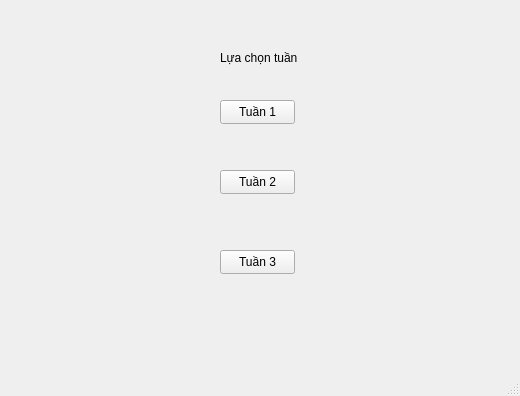
<?xml version="1.0" encoding="UTF-8"?>
<ui version="4.0">
 <class>HomeworkGUIClass</class>
 <widget class="QMainWindow" name="HomeworkGUIClass">
  <property name="geometry">
   <rect>
    <x>0</x>
    <y>0</y>
    <width>520</width>
    <height>396</height>
   </rect>
  </property>
  <property name="windowTitle">
   <string>HomeworkGUI</string>
  </property>
  <widget class="QWidget" name="centralWidget">
   <widget class="QPushButton" name="tuan1">
    <property name="geometry">
     <rect>
      <x>220</x>
      <y>100</y>
      <width>75</width>
      <height>24</height>
     </rect>
    </property>
    <property name="text">
     <string>Tuần 1</string>
    </property>
   </widget>
   <widget class="QPushButton" name="tuan2">
    <property name="geometry">
     <rect>
      <x>220</x>
      <y>170</y>
      <width>75</width>
      <height>24</height>
     </rect>
    </property>
    <property name="text">
     <string>Tuần 2</string>
    </property>
   </widget>
   <widget class="QPushButton" name="tuan3">
    <property name="geometry">
     <rect>
      <x>220</x>
      <y>250</y>
      <width>75</width>
      <height>24</height>
     </rect>
    </property>
    <property name="text">
     <string>Tuần 3</string>
    </property>
   </widget>
   <widget class="QLabel" name="label">
    <property name="geometry">
     <rect>
      <x>220</x>
      <y>50</y>
      <width>81</width>
      <height>16</height>
     </rect>
    </property>
    <property name="text">
     <string>Lựa chọn tuần</string>
    </property>
   </widget>
  </widget>
  <widget class="QStatusBar" name="statusBar"/>
 </widget>
 <layoutdefault spacing="6" margin="11"/>
 <resources>
  <include location="HomeworkGUI.qrc"/>
 </resources>
 <connections/>
</ui>
